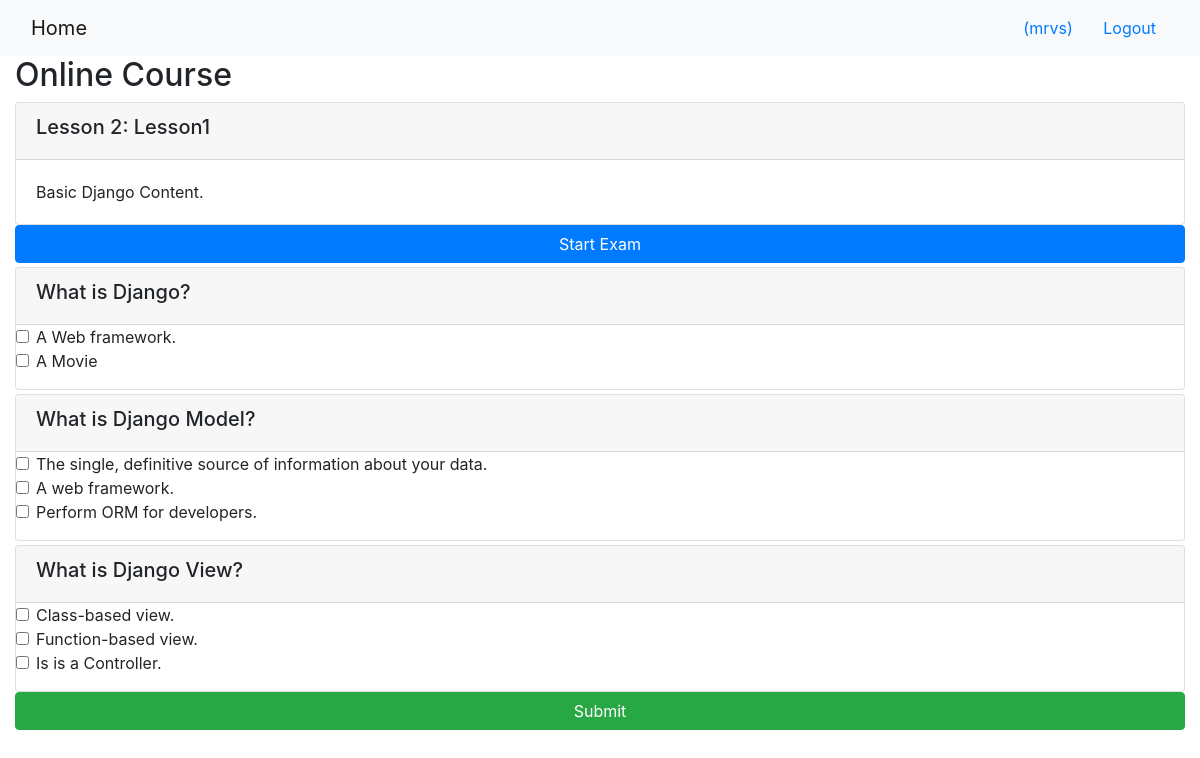
/onlinecourse/1/ (signed in), run on the app's committed database.
### onlinecourse/models.py (models this page shows, shortened)
class Course(models.Model):
    name = models.CharField(null=False, max_length=30, default='online course')
    image = models.ImageField(upload_to='course_images/')
    description = models.CharField(max_length=1000)
    pub_date = models.DateField(null=True)
    instructors = models.ManyToManyField(Instructor)
    users = models.ManyToManyField(settings.AUTH_USER_MODEL, through='Enrollment')
    total_enrollment = models.IntegerField(default=0)
    is_enrolled = False

class Lesson(models.Model):
    title = models.CharField(max_length=200, default="title")
    order = models.IntegerField(default=0)
    course = models.ForeignKey(Course, on_delete=models.CASCADE)
    content = models.TextField()

class Question(models.Model):
    lesson = models.ForeignKey(Lesson, on_delete=models.CASCADE)
    question_content = models.TextField()
    grade = models.IntegerField(default=1, validators=[MinValueValidator(0)])

class Choice(models.Model):
    question = models.ForeignKey(Question, on_delete=models.CASCADE)
    choice_text = models.TextField()
    is_correct = models.BooleanField(default=False)

### onlinecourse/views.py (the view)
# urls.py: path('<int:pk>/', views.CourseDetailView.as_view(), name='course_details'),
class CourseDetailView(generic.DetailView):
    model = Course
    template_name = 'onlinecourse/course_detail_bootstrap.html'

### onlinecourse/templates/onlinecourse/course_detail_bootstrap.html (shortened to what this page needs)
<!DOCTYPE html>
<html lang="en">
<head>
     {% load static %}
    <link rel="stylesheet" href="https://maxcdn.bootstrapcdn.com/bootstrap/4.5.2/css/bootstrap.min.css">
</head>
<body>
    <nav class="navbar navbar-light bg-light">
        <div class="container-fluid">
            <div class="navbar-header">
                  <a class="navbar-brand" href="{% url 'onlinecourse:index' %}">Home</a>
            </div>
            <ul class="nav navbar-nav navbar-right">
                {% if user.is_authenticated %}
                <li>
                    <a class="btn btn-link" href="#">{{ user.first_name }}({{ user.username }})</a>
                    <a class="btn btn-link" href="{% url 'onlinecourse:logout' %}">Logout</a>
                </li>
                {% endif %}
            </ul>
        </div>
    </nav>
    <div class="container-fluid">
            <h2>{{ course.name }}</h2>
            <div class="card-columns-vertical">
                {% for lesson in course.lesson_set.all %}
                    <div class="card mt-1">
                        <div class="card-header"><h5>Lesson {{lesson.order|add:1}}: {{lesson.title}}</h5></div>
                        <div class="card-body">{{lesson.content}}</div>
                    </div>
                {% endfor %}
            </div>
            {% if user.is_authenticated %}
                {% for lesson in course.lesson_set.all %}
                    <button class="btn btn-primary btn-block" data-toggle = "collapse" data-target = "#exam">Start Exam</button>
                    <div id = "exam" >
                    <form id="questionform" action="{% url 'onlinecourse:submit' course_id=course.pk %}" method="post">
                                {% for question in lesson.question_set.all %}
                                <div class="card mt-1">
                                    <div class="card-header"><h5>{{question.question_content}}</h5></div>
                                    <div class="form-group">
                                       {% for choice in question.choice_set.all %}
                                        <div class="form-check">
                                            <label class="form-check-label">
                                                <input type="checkbox" name="choice_{{choice.id}}"
                                                       class="form-check-input" id="{{choice.id}}"
                                                       value="{{choice.id}}">{{choice.choice_text }}
                                            </label>
                                        </div>
                                        {% endfor %}
                                    </div>
                                </div>
                                {% endfor %}
                            <input class="btn btn-success btn-block" type="submit" value="Submit">
                    </form>
                    </div>
            {% endfor %}
        {% endif %}
    </div>
</body>
</html>

### data on the page
Course: name "Online Course"
Lesson: order|add "2", title "Lesson1", content "Basic Django Content."
Question: question_content "What is Django?"
Choice: choice_text "A Web framework."
Choice: choice_text "A Movie"
Question: question_content "What is Django Model?"
Choice: choice_text "The single, definitive source of information about your data."
Choice: choice_text "A web framework."
Choice: choice_text "Perform ORM for developers."
Question: question_content "What is Django View?"
Choice: choice_text "Class-based view."
Choice: choice_text "Function-based view."
Choice: choice_text "Is is a Controller."

### other printed values
{{ user.username }} "mrvs"
